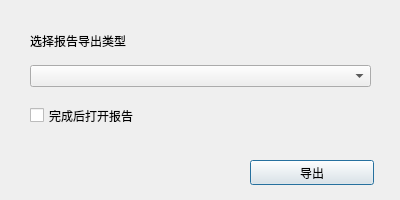
<?xml version="1.0" encoding="UTF-8"?>
<ui version="4.0">
 <class>DialogChooseFieldCheckExportReport</class>
 <widget class="QDialog" name="DialogChooseFieldCheckExportReport">
  <property name="geometry">
   <rect>
    <x>0</x>
    <y>0</y>
    <width>400</width>
    <height>200</height>
   </rect>
  </property>
  <property name="minimumSize">
   <size>
    <width>400</width>
    <height>200</height>
   </size>
  </property>
  <property name="maximumSize">
   <size>
    <width>400</width>
    <height>200</height>
   </size>
  </property>
  <property name="windowTitle">
   <string>选择报告导出方案</string>
  </property>
  <widget class="QPushButton" name="pushButton3">
   <property name="geometry">
    <rect>
     <x>250</x>
     <y>160</y>
     <width>124</width>
     <height>25</height>
    </rect>
   </property>
   <property name="minimumSize">
    <size>
     <width>0</width>
     <height>0</height>
    </size>
   </property>
   <property name="maximumSize">
    <size>
     <width>16777215</width>
     <height>16777215</height>
    </size>
   </property>
   <property name="text">
    <string>导出</string>
   </property>
  </widget>
  <widget class="QLabel" name="label">
   <property name="geometry">
    <rect>
     <x>30</x>
     <y>25</y>
     <width>191</width>
     <height>31</height>
    </rect>
   </property>
   <property name="font">
    <font>
     <family>宋体</family>
     <bold>false</bold>
    </font>
   </property>
   <property name="text">
    <string>选择报告导出类型</string>
   </property>
  </widget>
  <widget class="QComboBox" name="comboBox">
   <property name="geometry">
    <rect>
     <x>30</x>
     <y>65</y>
     <width>341</width>
     <height>22</height>
    </rect>
   </property>
  </widget>
  <widget class="QCheckBox" name="checkBox">
   <property name="geometry">
    <rect>
     <x>30</x>
     <y>105</y>
     <width>111</width>
     <height>21</height>
    </rect>
   </property>
   <property name="toolTip">
    <string/>
   </property>
   <property name="text">
    <string>完成后打开报告</string>
   </property>
  </widget>
 </widget>
 <resources/>
 <connections/>
</ui>
